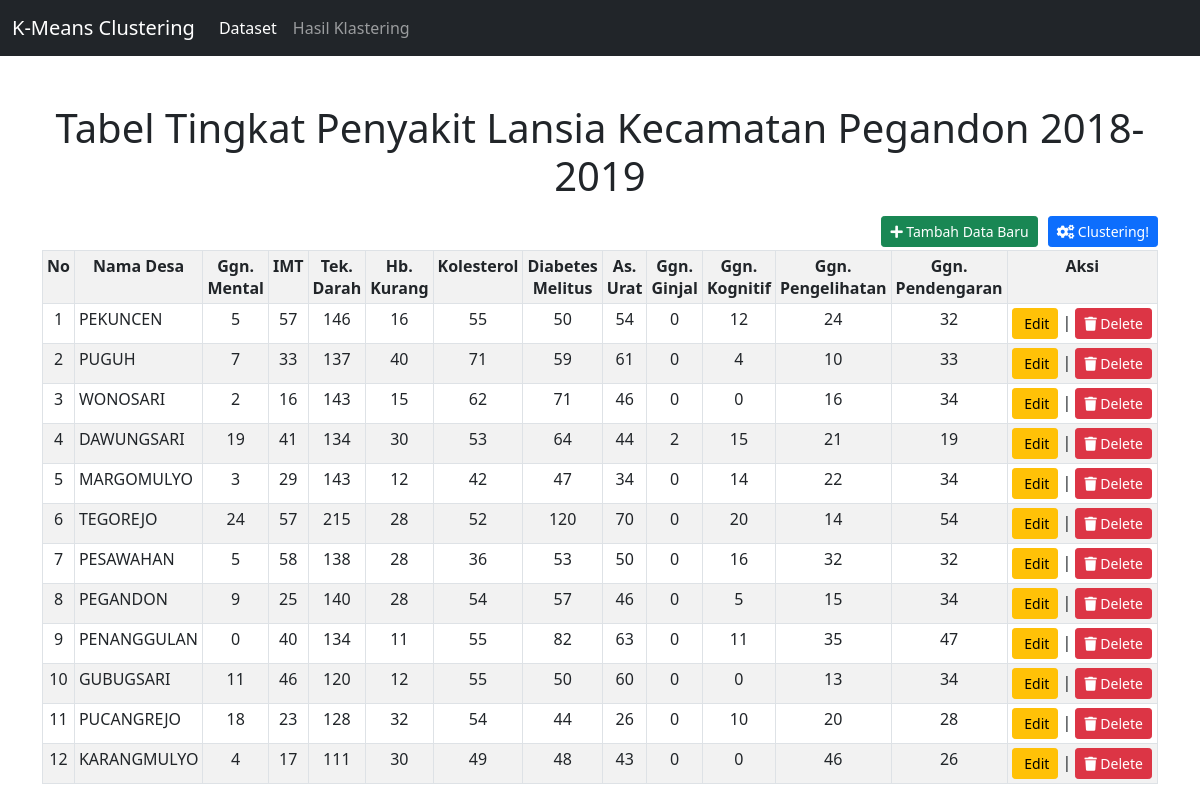
The page / on the database its author committed.
### tables this page shows
CREATE TABLE `penyakit` (
  `id` int(11) NOT NULL,
  `nama_desa` varchar(50) NOT NULL,
  `mental` int(11) DEFAULT NULL,
  `imt` int(11) DEFAULT NULL,
  `tek_darah` int(11) DEFAULT NULL,
  `hb_kurang` int(11) DEFAULT NULL,
  `kolesterol` int(11) DEFAULT NULL,
  `dm` int(11) DEFAULT NULL,
  `asam_urat` int(11) DEFAULT NULL,
  `ginjal` int(11) DEFAULT NULL,
  `kognitif` int(11) DEFAULT NULL,
  `pengelihatan` int(11) DEFAULT NULL,
  `pendengaran` int(11) DEFAULT NULL,
  `cluster` int(11) DEFAULT NULL
);

### index.php (the view, shortened to what this page needs)
<?php
include_once("core/config.php");
$result = mysqli_query($mysqli, "SELECT * FROM penyakit ORDER BY id ASC");
?>
<html>
<head>
    <head>
    <link href="https://cdn.jsdelivr.net/npm/bootstrap@5.0.1/dist/css/bootstrap.min.css" rel="stylesheet">
    <link rel="stylesheet" href="https://pro.fontawesome.com/releases/v5.10.0/css/all.css"/>
    </head>
</head>
<body>
<nav class="navbar navbar-expand-lg navbar-dark bg-dark">
  <div class="container-fluid">
    <a class="navbar-brand" href="#">K-Means Clustering</a>
    <div class="collapse navbar-collapse" id="navbarNavDropdown">
      <ul class="navbar-nav">
        <li class="nav-item">
          <a class="nav-link active" aria-current="page" href="index.php">Dataset</a>
        </li>
        <li class="nav-item">
          <a class="nav-link" href="core/kmeans.php">Hasil Klastering</a>
        </li>
      </ul>
    </div>
  </div>
</nav>
    <div class="container mt-5 ">
        <h1 class="text-center mb-3">Tabel Tingkat Penyakit Lansia Kecamatan Pegandon 2018-2019</h1>
        <a href="core/kmeans.php" class="btn btn-sm btn-primary" style="float:right; margin-left: 10px;" ><i class="fas fa-cogs"></i> Clustering!</a>
        <a href="#" class="btn btn-sm btn-success" style="float: right;" data-bs-toggle="modal" data-bs-target="#modalTambah"> <i class="fas fa-plus    "></i> Tambah Data Baru</a>
        <table class="table table-bordered table-striped table-sm table-hover" style="margin-top: 50px;">
            <tr>
                <th class="text-center" >No</th>
                <th class="text-center" >Nama Desa</th>
                <th class="text-center" >Ggn. Mental</th>
                <th class="text-center" >IMT</th>
                <th class="text-center" >Tek. Darah</th>
                <th class="text-center" >Hb. Kurang</th>
                <th class="text-center" >Kolesterol</th>
                <th class="text-center" >Diabetes Melitus</th>
                <th class="text-center" >As. Urat</th>
                <th class="text-center" >Ggn. Ginjal</th>
                <th class="text-center" >Ggn. Kognitif</th>
                <th class="text-center" >Ggn. Pengelihatan</th>
                <th class="text-center" >Ggn. Pendengaran</th>
                <th class="text-center"  width="160px;">Aksi</th>
            </tr>
            <?php
            $no = 1;
            while($user_data = mysqli_fetch_array($result)) {
            ?>
            <tr>
               <td class='text-center'><?=$no?></td>
               <td ><?=$user_data['nama_desa']?></td>
               <td class='text-center'><?=$user_data['mental']?></td>
               <td class='text-center'><?=$user_data['imt']?></td>
               <td class='text-center'><?=$user_data['tek_darah']?></td>
               <td class='text-center'><?=$user_data['hb_kurang']?></td>
               <td class='text-center'><?=$user_data['kolesterol']?></td>
               <td class='text-center'><?=$user_data['dm']?></td>
               <td class='text-center'><?=$user_data['asam_urat']?></td>
               <td class='text-center'><?=$user_data['ginjal']?></td>
               <td class='text-center'><?=$user_data['kognitif']?></td>
               <td class='text-center'><?=$user_data['pengelihatan']?></td>
               <td class='text-center'><?=$user_data['pendengaran']?></td>
               <td width='130px;'><button class='btn btn-sm btn-warning' data-bs-toggle='modal' data-bs-target='#modalEdit<?= $user_data['id']?>'><i class="fas fa-pencil    "></i> Edit</button> | <form class='d-inline' method='POST' action='core/crud.php'> <input type='hidden' name='id_hapus' value='<?= $user_data["id"] ?>'> <button type='submit' name='Delete' value='Delete' class='btn btn-danger btn-sm'><i class="fas fa-trash    "></i> Delete</button></form></td>
            </tr>
            <?php
                $no += 1;
                }
            ?>
        </table>
    </div>
</body>
</html>

### rows shown on the page
penyakit: nama_desa "PEKUNCEN", mental "5", imt "57", tek_darah "146", hb_kurang "16", kolesterol "55", dm "50", asam_urat "54", ginjal "0", kognitif "12", pengelihatan "24", pendengaran "32"
penyakit: nama_desa "PUGUH", mental "7", imt "33", tek_darah "137", hb_kurang "40", kolesterol "71", dm "59", asam_urat "61", ginjal "0", kognitif "4", pengelihatan "10", pendengaran "33"
penyakit: nama_desa "WONOSARI", mental "2", imt "16", tek_darah "143", hb_kurang "15", kolesterol "62", dm "71", asam_urat "46", ginjal "0", kognitif "0", pengelihatan "16", pendengaran "34"
penyakit: nama_desa "DAWUNGSARI", mental "19", imt "41", tek_darah "134", hb_kurang "30", kolesterol "53", dm "64", asam_urat "44", ginjal "2", kognitif "15", pengelihatan "21", pendengaran "19"
penyakit: nama_desa "MARGOMULYO", mental "3", imt "29", tek_darah "143", hb_kurang "12", kolesterol "42", dm "47", asam_urat "34", ginjal "0", kognitif "14", pengelihatan "22", pendengaran "34"
penyakit: nama_desa "TEGOREJO", mental "24", imt "57", tek_darah "215", hb_kurang "28", kolesterol "52", dm "120", asam_urat "70", ginjal "0", kognitif "20", pengelihatan "14", pendengaran "54"
penyakit: nama_desa "PESAWAHAN", mental "5", imt "58", tek_darah "138", hb_kurang "28", kolesterol "36", dm "53", asam_urat "50", ginjal "0", kognitif "16", pengelihatan "32", pendengaran "32"
penyakit: nama_desa "PEGANDON", mental "9", imt "25", tek_darah "140", hb_kurang "28", kolesterol "54", dm "57", asam_urat "46", ginjal "0", kognitif "5", pengelihatan "15", pendengaran "34"
penyakit: nama_desa "PENANGGULAN", mental "0", imt "40", tek_darah "134", hb_kurang "11", kolesterol "55", dm "82", asam_urat "63", ginjal "0", kognitif "11", pengelihatan "35", pendengaran "47"
penyakit: nama_desa "GUBUGSARI", mental "11", imt "46", tek_darah "120", hb_kurang "12", kolesterol "55", dm "50", asam_urat "60", ginjal "0", kognitif "0", pengelihatan "13", pendengaran "34"
penyakit: nama_desa "PUCANGREJO", mental "18", imt "23", tek_darah "128", hb_kurang "32", kolesterol "54", dm "44", asam_urat "26", ginjal "0", kognitif "10", pengelihatan "20", pendengaran "28"
penyakit: nama_desa "KARANGMULYO", mental "4", imt "17", tek_darah "111", hb_kurang "30", kolesterol "49", dm "48", asam_urat "43", ginjal "0", kognitif "0", pengelihatan "46", pendengaran "26"
